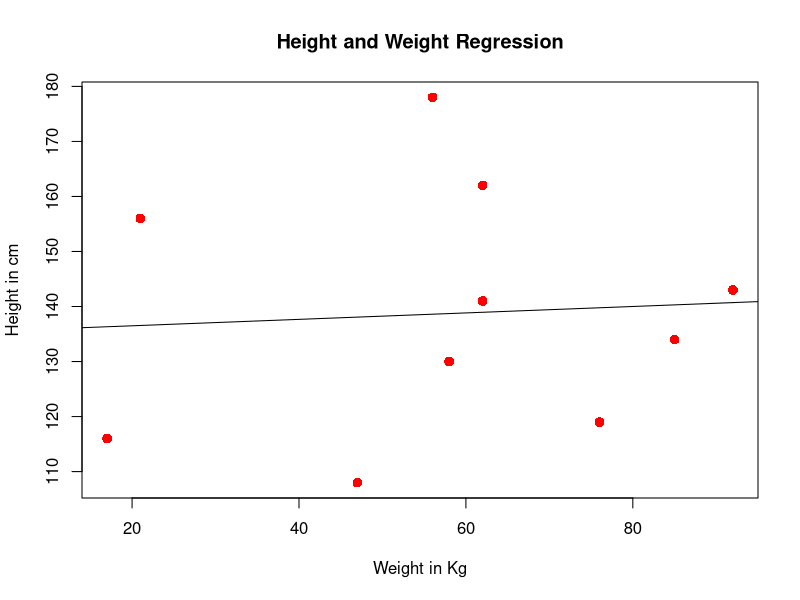

Recreate this plot in R.
#Creating input vector for lm() function
x<-c(141,134,178,156,108,116,119,143,162,130)
y<-c(62,85,56,21,47,17,76,92,62,58)
relationship_model<-lm(y~x)
View(relationship_model)

#Printing the coefficient
print(relationship_model)

#Get summary of the model
summary(relationship_model)

# Find the weight of a person with height 160
z<-data.frame(x=160)
predict_weight<-predict(relationship_model,z)
print(predict_weight)

b <- data.frame(x = 120)
predict_result<- predict(relationship_model, b)
print(predict_result)

#Creating input vector for lm() function
x <- c(141, 134, 178, 156, 108, 116, 119, 143, 162, 130)
y <- c(62, 85, 56, 21, 47, 17, 76, 92, 62, 58)
relationship_model<- lm(y~x)
# Giving a name to the chart file.
png(file = "linear_regression.png")
# Plotting the chart.
#main=title  cex=size of datapoints pch=shape of datapoints xlab=x axis label ylab=y axis label
plot(y,x,col = "red",main = "Height and Weight Regression",abline(lm(x~y)),cex = 1.3,
     pch = 16,xlab = "Weight in Kg",ylab = "Height in cm")
# Saving the file.
dev.off()


#Logistic Regression
#predict pass/fail using learning hours
Hours <- c(0.50, 0.75, 1.00, 1.25, 1.50, 1.75, 1.75, 2.00, 2.25, 2.50, 2.75, 3.00,
           3.25, 3.50, 4.00, 4.25, 4.50, 4.75, 5.00, 5.50)
Pass <- c(0, 0, 0, 0, 0, 0, 1, 0, 1, 0, 1, 0, 1, 0, 1, 1, 1, 1, 1, 1)
HrsStudying <- data.frame(Hours, Pass)
model <- glm(Pass ~.,family=binomial,data=HrsStudying)
summary(model)

#Predict passing percentage for each study hours
studyhours<-2
#insert intercept value and its coefificient from the summary report than multiply by study hours
ProbabilityofPassingExam<-1/(1+exp(-(-4.0777+ 1.5046*studyhours)))
print(ProbabilityofPassingExam)

studyhours<-4
ProbabilityofPassingExam<-1/(1+exp(-(-4.0777+ 1.5046*studyhours)))
print(ProbabilityofPassingExam)

ExamPassTable <- data.frame(column1=c(1, 2, 3, 4, 5), 
                            column2=c(1/(1+exp(-(-4.0777+1.5046*1))), 
                                      1/(1+exp(-(-4.0777+1.5046*2))), 
                                      1/(1+exp(-(-4.0777+1.5046*3))), 
                                      1/(1+exp(-(-4.0777+1.5046*4))), 
                                      1/(1+exp(-(-4.0777+1.5046*5))))) 
names(ExamPassTable) <- c("Hours of study", "Probability of passing exam") 
ExamPassTable


#Multiple Linear regression
Income <- c(26315, 39493, 37209, 24380, 25751, 44629, 38616, 33305, 36848,
            42551, 25700, 37303, 24659, 32617, 35771)
Age <- c(18, 20, 22, 23, 23, 25, 2, 28, 29, 32, 37, 41, 46, 49, 53)
Experience <- c(5, 7, 8, 6, 7, 5, 8, 6, 5, 7, 9, 6, 7, 8, 6)
df <- data.frame(Income, Age, Experience)
# ~ depends on 
# . means all other variables
# if we want to compare income with age only then we use income~Age isnetad of .
model <- lm(Income~.,data=df)
summary(model)
#Use the coefficient of intercept value to make prediction

# Finding the income with Age is 58 and Experience is 2 years
z <- data.frame(Age = 58, Experience = 2)
predict_income<- predict(model, z)
print(predict_income)

# Finding the income with Age is 60 and Experience is 5 years
z <- data.frame(Age = 60, Experience = 5)
predict_income<- predict(model, z)
print(predict_income)

#Multiple Logistic Regression
# 1 - Yes 0 - No
admit <- c(0,1,1,1,0,1,1,0,1,0) #dependent variable
gre <- c(380, 660, 800, 640, 520, 760, 560, 400, 540, 700)
gpa <- c(3.61, 3.67, 4, 3.19, 2.93, 3, 2.98, 3.08, 3.39, 3.92)
rank <- c(3, 3, 1, 4, 4, 2, 1, 2, 3, 2)
df <- data.frame(admit, gre, gpa, rank)
model<-glm(admit~.,family = binomial,data=df)
summary(model)
gre <- 790
gpa <- 3.8
rank <- 1
#probability of admit formula y=b0+b1x1 + b2x2 +b3x3 
ProbabilityOfAdmit <- 1/(1+exp(-(2.79052+(0.01999*gre)+(-3.92126*gpa)+(-0.34496*rank))))
print(ProbabilityOfAdmit)
#2nd way
prob_admit <- 1 / (1 + exp(-(model$coefficients[1] + model$coefficients[2] * gre + model$coefficients[3] * gpa + model$coefficients[4] * rank)))
print(prob_admit)